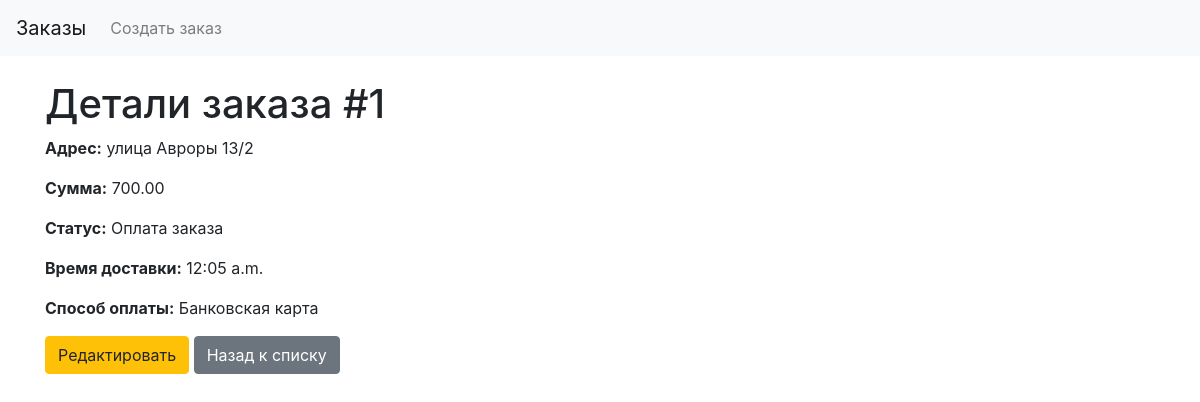
The app's page /1/, older data.
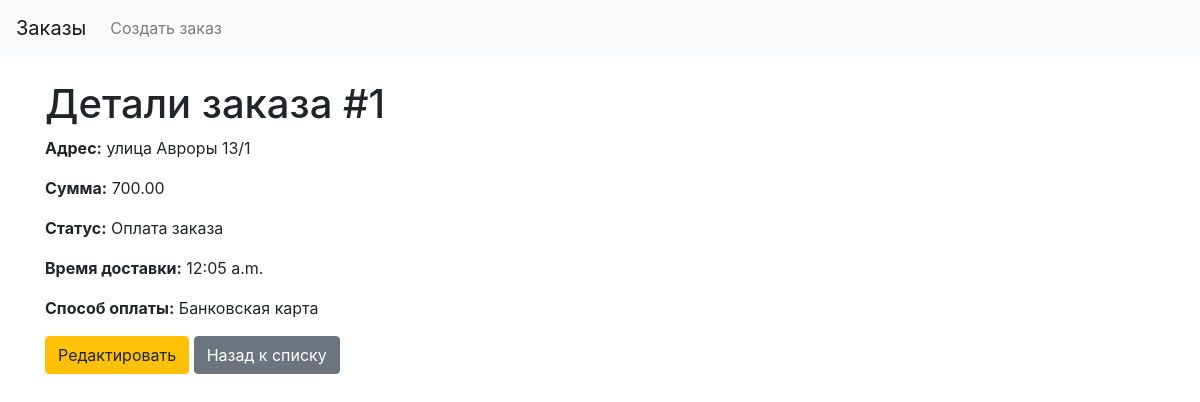
The same page, newer data.
### core/models.py (models this page shows, shortened)
class Order(models.Model):
    class DeliveryStatus(models.TextChoices):
        PAYING = 'PAYING', 'Оплата заказа'
        PREPARING = 'PREPARING', 'Заказ готовится'
        DELIVERING = 'DELIVERING', 'Заказ доставляется'
        RECEIVED = 'RECEIVED', 'Заказ получен'
    class PaymentMethod(models.TextChoices):
        BANK_CARD = 'BANK_CARD', 'Банковская карта'
    products = models.ManyToManyField(to=Product, related_name='orders',
                                      verbose_name='Товары')
    cafe = models.ForeignKey(to=Cafe, on_delete=models.PROTECT, related_name='orders', verbose_name='Кофейни',
                             null=True)
    sum = models.DecimalField(verbose_name='Сумма', max_digits=10, decimal_places=2, null=True, blank=True)
    delivery_status = models.CharField('Статус доставки', max_length=100, choices=DeliveryStatus.choices,
                                       default=DeliveryStatus.PAYING, null=True, blank=True)
    payment_method = models.CharField('Способ оплаты', max_length=100, choices=PaymentMethod.choices, null=True)
    address = models.TextField('Адрес', null=True, blank=True)
    waiting_time = models.TimeField('Время доставки', null=True, blank=True)
    class Meta:
        verbose_name = 'Заказ'
        verbose_name_plural = 'Заказы'
        ordering = ('waiting_time',)

### core/views.py (the view)
# urls.py: path('<int:pk>/', OrderDetailView.as_view(), name='order_detail'),
class OrderDetailView(DetailView):
    model = Order
    template_name = 'orders/order_detail.html'
    context_object_name = 'order'

### templates/orders/order_detail.html
{% extends 'base.html' %}
{% block content %}
    <h1>Детали заказа #{{ order.id }}</h1>
    <p><strong>Адрес:</strong> {{ order.address }}</p>
    <p><strong>Сумма:</strong> {{ order.sum }}</p>
    <p><strong>Статус:</strong> {{ order.get_delivery_status_display }}</p>
    <p><strong>Время доставки:</strong> {{ order.waiting_time }}</p>
    <p><strong>Способ оплаты:</strong> {{ order.get_payment_method_display }}</p>
    <a href="{% url 'order_update' order.pk %}" class="btn btn-warning">Редактировать</a>
    <a href="{% url 'order_list' %}" class="btn btn-secondary">Назад к списку</a>
{% endblock %}

Row changes from the older to the newer data that the page shows:
changed Order "Оплата заказа": address "улица Авроры 13/2" → "улица Авроры 13/1"
